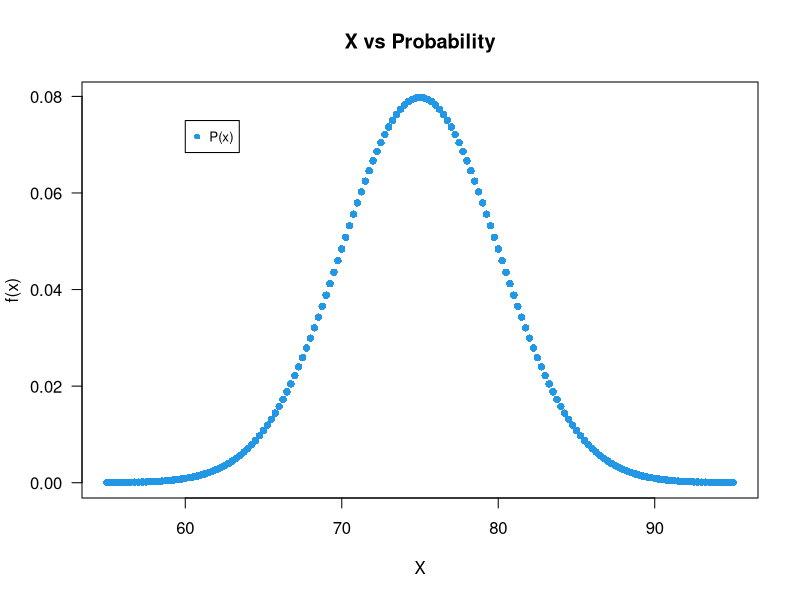
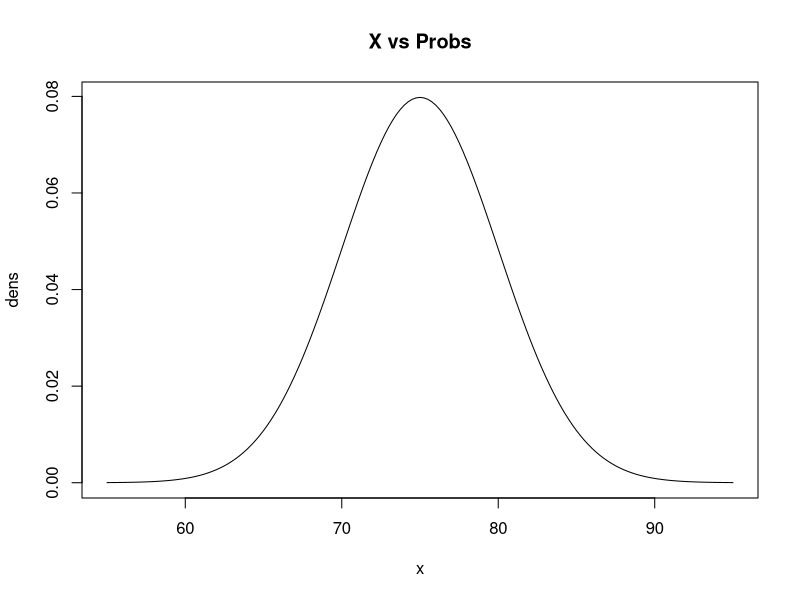
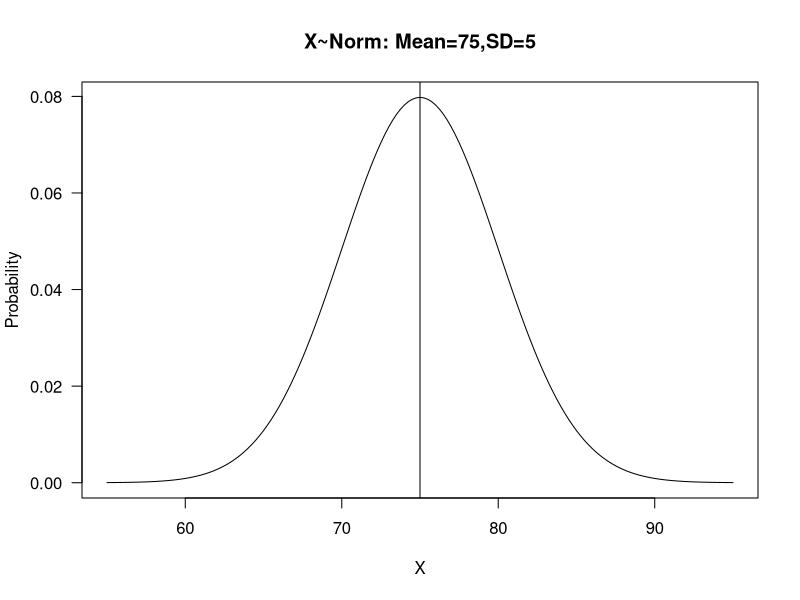
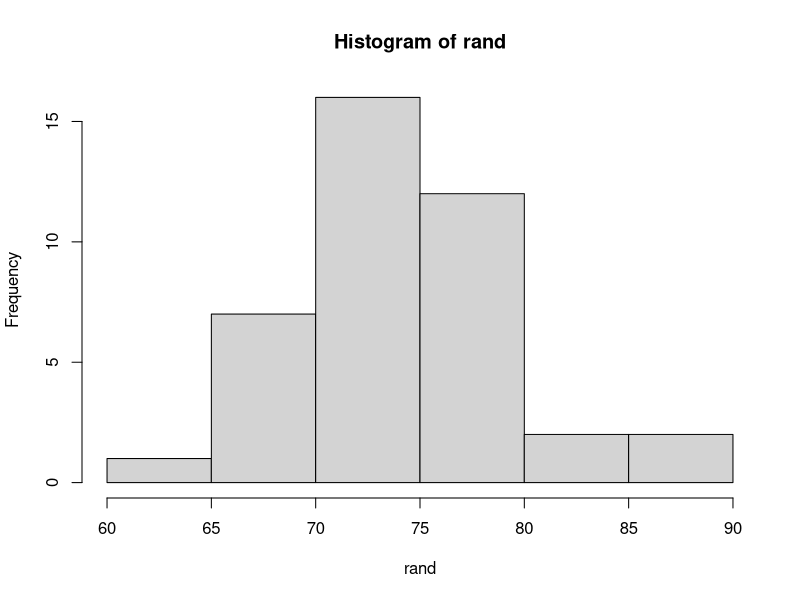

Source code (R) for these figures, in order:


pt(2.5,25,lower.tail = T)
x<-pt(2.3,25,lower.tail = T)
y <-pt(-2.3,25,lower.tail = T)
x+y

x*2


# confidence interval
qt(.025,25,lower.tail = T)
qt(.025,1,lower.tail = F)


# Normal distribution
# f(x<=70) ,mean=75, variance = 5
pnorm(70,75,5,lower.tail=T)
# In R lower.tail=T is the default , so no need to pass it True

# P(x>=85)
pnorm(85,70,5,lower.tail=F)

pnorm(85,70,5)

# Standard Normal
# P(z>=1)
pnorm(1,lower.tail=F)


# qnorm() to calculate the quantile or percentile of N(mu,sigma)

# p=.25 1st Quantile mu=75, sigma=5
qnorm(.24,75,5,lower.tail = F)

# pdf of normal distribution
dnorm(3,70,5)
dnorm(85,70,5,log=T)



# sequence from 55 to 95 increment by .25
x <- seq(55,95,.25)
head(x)


dens <- dnorm(x,75,5)
head(dens)

plot(x,dens,main="X vs Probability",xlab='X',ylab="f(x)",pch=16,col=4,las=1)

legend(60,.075,legend="P(x)",col=4,pch=16,cex=.8)


plot(x,dens,main="X vs Probs",type="l",cex=3)


plot(x,dens,main="X~Norm: Mean=75,SD=5",xlab="X",ylab="Probability",type="l",las=1)
# mean line
abline(v=75,cex=3)



# drawing sample from a normal distribution

rand <- rnorm(40,75,5)
head(rand)


hist(rand)

# though the sample is from the normal distribution
# but the hist of the random samples may not be normal





# ------------------------------------------------------
# t ~ distribution
# mean = 0 ,sigma=1 ,df=25
# t-stat=2.3 ,df = 25
# P(t>2.3)
pt(2.3,25,lower.tail = F)
pt(2.3,25,lower.tail=T)


# two sided p value
pt(2.3,25,lower.tail = F)+pt(-2.3,25,lower.tail = T)
# the area is 2 percent approximately

# or take one sided p value and double this
pt(2.3,25,lower.tail = F)*2




# creating the confidence interval
# find t value for 95% confidence interval
# value of t with 2.5% in each tail


qt(0.025,25,lower.tail = T)
qt(.025,25,lower.tail=F)

# help(pf) for f distribution
help(pf)
help(pexp) # for exponential distribution

